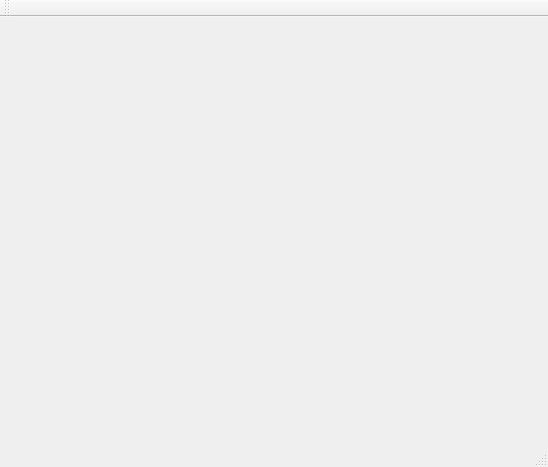
<?xml version="1.0" encoding="UTF-8"?>
<ui version="4.0">
 <class>Window</class>
 <widget class="QMainWindow" name="Window">
  <property name="geometry">
   <rect>
    <x>0</x>
    <y>0</y>
    <width>548</width>
    <height>467</height>
   </rect>
  </property>
  <property name="windowTitle">
   <string>Window</string>
  </property>
  <widget class="QWidget" name="centralWidget"/>
  <widget class="QMenuBar" name="menuBar">
   <property name="geometry">
    <rect>
     <x>0</x>
     <y>0</y>
     <width>548</width>
     <height>22</height>
    </rect>
   </property>
  </widget>
  <widget class="QToolBar" name="mainToolBar">
   <attribute name="toolBarArea">
    <enum>TopToolBarArea</enum>
   </attribute>
   <attribute name="toolBarBreak">
    <bool>false</bool>
   </attribute>
  </widget>
  <widget class="QStatusBar" name="statusBar"/>
 </widget>
 <layoutdefault spacing="6" margin="11"/>
 <resources/>
 <connections/>
</ui>
